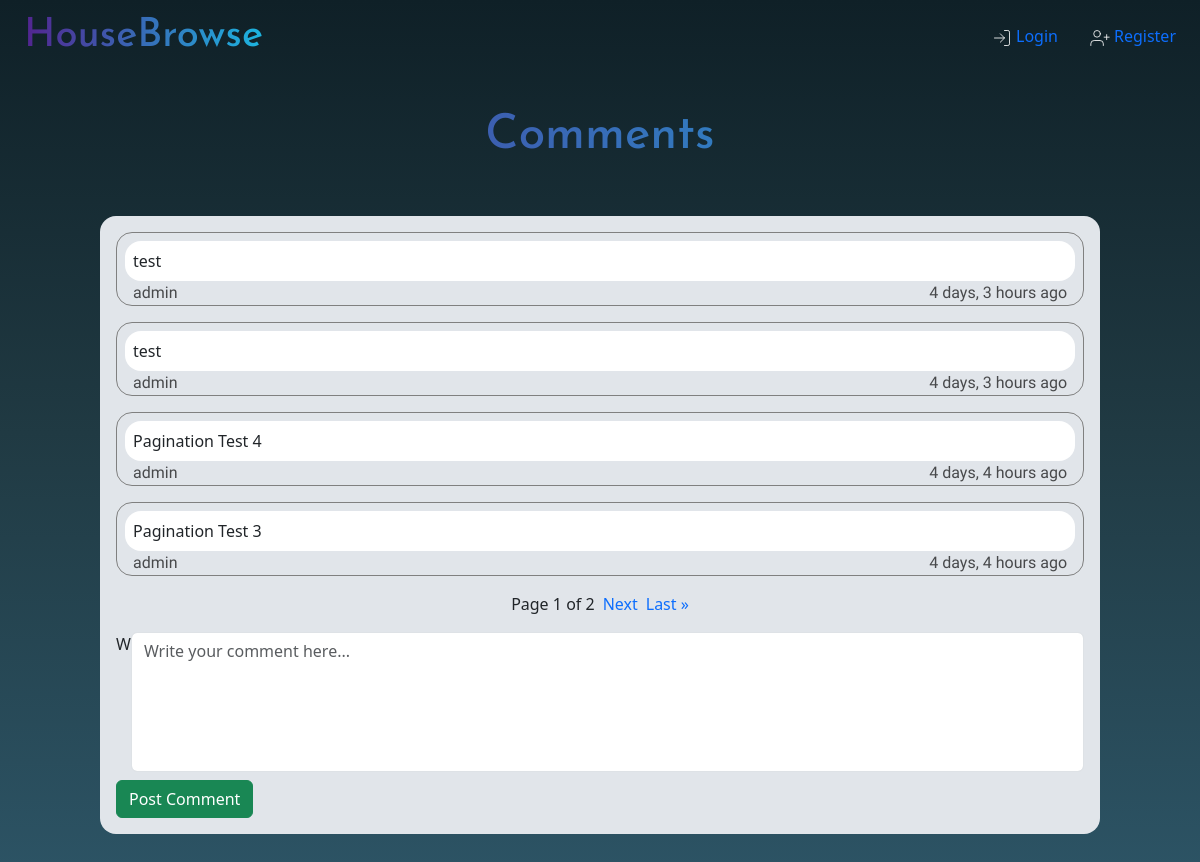
/comments/1, run on an earlier commit of the app's database.
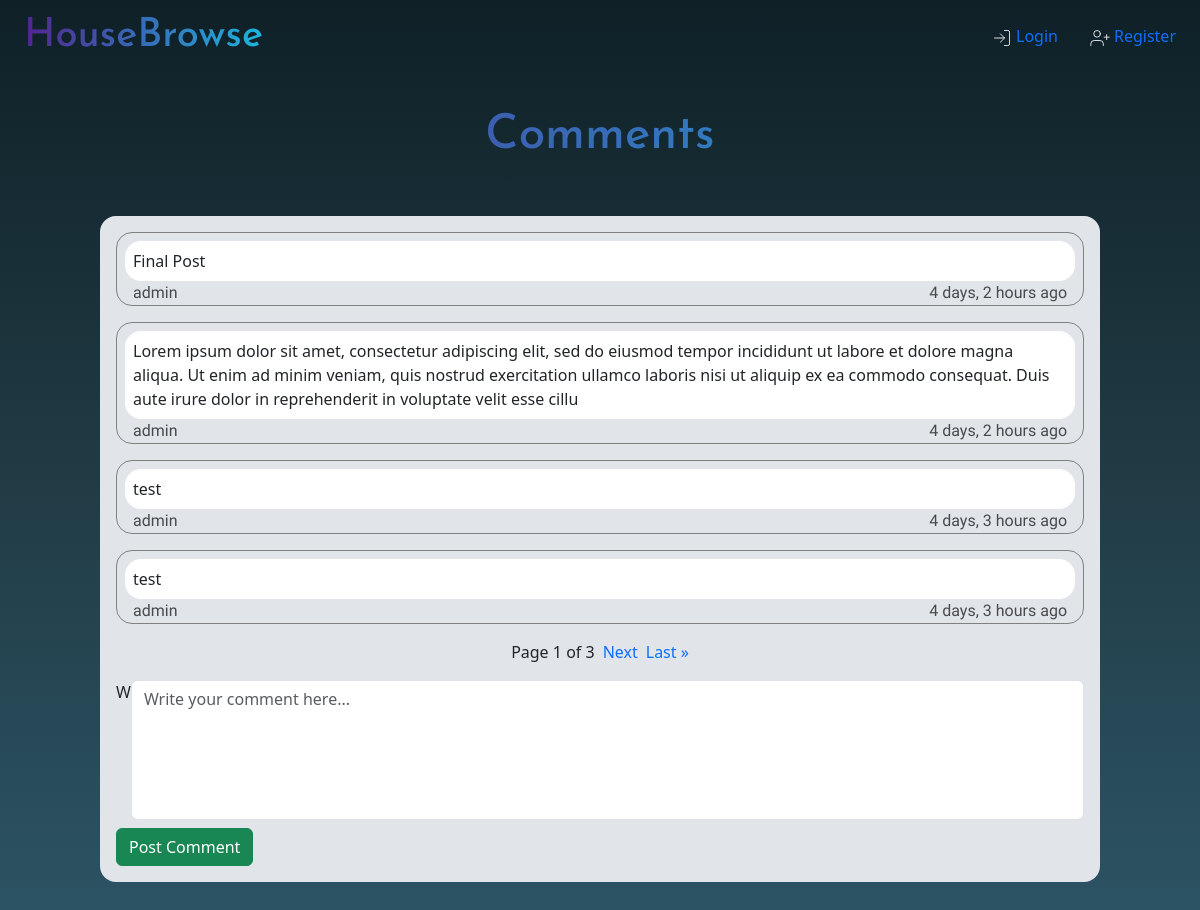
And on a later commit of the database.
### booking/models.py (models this page shows, shortened)
class Comment(models.Model):
    comment = models.TextField(max_length=300, null=True)
    user = models.ForeignKey(User, null=True, on_delete=models.CASCADE, related_name="user")
    listing = models.ForeignKey(Listing, null=True, on_delete=models.CASCADE, related_name="listing")
    timestamp = models.DateTimeField(auto_now_add=True, null=True)

class User(AbstractUser):
    def __str__(self):
        return f"{self.username}"

### booking/views.py (the view, shortened to what this page needs)
# urls.py: path("comments/<int:listing_id>", views.comments_view, name="comments")
def comments_view(request, listing_id):
    listing = Listing.objects.get(id=listing_id)
    comments_desc = Comment.objects.filter(listing__id=listing_id).order_by("-timestamp")
    paginator = Paginator(comments_desc, 4)
    page = request.GET.get('page')
    comments = paginator.get_page(page)
    comment_form = PostComment()
    if request.method == "GET":
        return render(request, "booking/comments.html", {
            "listing": listing,
            "comments": comments,
            "comment_form": comment_form
        })

### booking/forms.py
class PostComment(ModelForm):
    class Meta:
        model = Comment
        fields = ("comment",)
        labels = {"comment": '',}
        widgets = {"comment": forms.Textarea(attrs={'class': 'form-control', 'placeholder': 'Write your comment here...', 'style':'resize:none;'})}

### booking/templates/booking/comments.html (shortened to what this page needs)
{% extends "booking/base.html" %}
{% load static %}
{% block body %}
<center><h1 class="heading" style="font-size: max(4vw, 40px);">Comments</h1><br/></center>
<div class="comments_container">
    <div class="comments_window">
            {% if comments %}
                {% for comment in comments %}
                <div class="comments">
                    <div class="comment">
                        {{ comment.comment }}
                    </div>
                    <div class="comment_creator">
                            <div>{{ comment.user}}</div>
                            <div>{{ comment.timestamp| timesince }} ago</div>
                    </div>
                </div>
                {% endfor %}
            {% endif %}
    <div class="paginator">
        {% if comments.paginator.num_pages > 1 %}
            Page {{ comments.number }} of {{ comments.paginator.num_pages }}
        {% endif %}
        {% if comments.has_next %}
            <a href="?page={{ comments.next_page_number }}">Next</a>
            <a href="?page={{ comments.paginator.num_pages }}">Last &raquo</a>
        {% endif %}
    </div>
            <form action="" method="POST">
                <div class="add_comment">W
                    {{ comment_form }}
                </div>
                <div class="comment_submit_section">
                    <button class="btn btn-success" type="submit" name="sub_comment" value="sub_comment">Post Comment</button>
                </div>
            </form>
    </div>
</div>
{% endblock %}

What changed in the data, as far as the page shows it:
no longer on this page (row unchanged): Comment: comment "Pagination Test 4", user "admin", timestamp "4 days, 4 hours"
no longer on this page (row unchanged): Comment: comment "Pagination Test 3", user "admin", timestamp "4 days, 4 hours"
added Comment: comment "Final Post", user "admin", timestamp "4 days, 2 hours"
added Comment: comment "Lorem ipsum dolor sit amet, consectetur adipiscing elit, sed do eiusmod tempor incididunt ut labore et dolore magna aliqua. Ut enim ad minim veniam, quis nostrud exercitation ullamco laboris nisi ut aliquip ex ea commodo consequat. Duis aute irure dolor in reprehenderit in voluptate velit esse cillu", user "admin", timestamp "4 days, 2 hours"
Also different on the page:
{{ comments.paginator.num_pages }}: "2" → "3"
